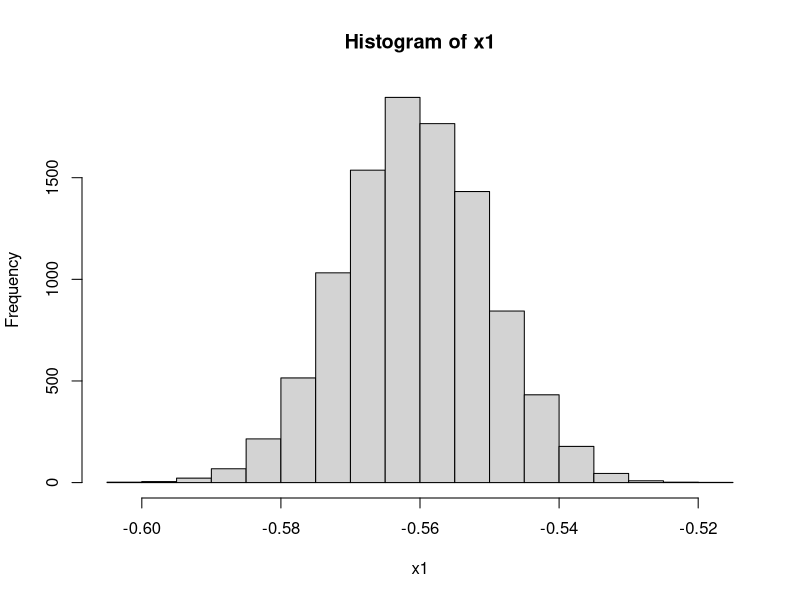

Reproduce this figure in R.
# Question 1,
set.seed(123)  # Setting seed for random

mu1 <- rnorm(1, 0, 1)  # Miu 1
mu2 <- rnorm(1, 0, 1)  # Miu 2
sig <- rexp(1, 3)      # Sigma (It is only one value)
x1 <- rnorm(10000, mu1, sig)   # X 1 distr.
y2 <- rnorm(10000, mu2, sig)   # Y 2 distr.
y1 <- rnorm(10000, mu1, sig)   # Y 1 distr.
x2 <- rnorm(10000, mu2, sig)   # X 2 distr.


# X2|X1 -------------------------------------------------------------------
xmu2_1 <- mu2 + cov(x2,x1)*(mean(x1)- mu1)/sig   # Miu 2|1. For computing X2 | X1 conditional distr.
xsig2_1 <- sig - cov(x2,x1)*cov(x1,x2)/sig  # Sig 2|1. For computing X2 | X1 conditional distr.
x2_1 <- rnorm(10000, xmu2_1, xsig2_1)       # X2 | X1

# Y1|Y2 -------------------------------------------------------------------
ymu1_2 <- mu1 + cov(y1,y2)*(mean(y2)-mu2)/sig     # Miu 1|2. For computing Y1 | Y2 conditional distr.
ysig1_2 <- sig - cov(y1,y2)*cov(y2,y1)/sig  # Sig 1|2. For computing Y1 | Y2 conditional distr.
y1_2 <- rnorm(10000, ymu1_2, ysig1_2)       # Y2 | Y1

joint = mu1*mu2*sig*x1*y2*x2_1*y1_2
hist(x1)


